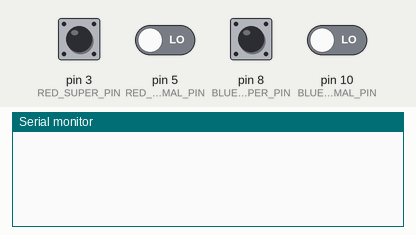
This sketch was run on a simulated Arduino Uno, built with avr-gcc and run on an emulated ATmega328P. Shown: the last lines printed to the serial monitor. The test bench sets the inputs (shaded band); at power-on: pin 3 (RED_SUPER_PIN), pin 5 (RED_NORMAL_PIN), pin 8 (BLUE_SUPER_PIN), pin 10 (BLUE_NORMAL_PIN) LOW.

Above: at 1.2 s.
1.3 s: pin 3 (RED_SUPER_PIN) pulled HIGH for 0.15 s
At 2.2 s:
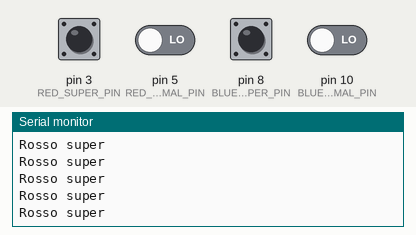
2.9 s: pin 5 (RED_NORMAL_PIN) driven HIGH
At 4.0 s:
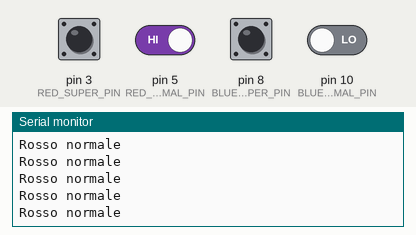
4.8 s: pin 8 (BLUE_SUPER_PIN) pulled HIGH for 0.15 s
6.4 s: pin 10 (BLUE_NORMAL_PIN) driven HIGH
At 7.3 s:
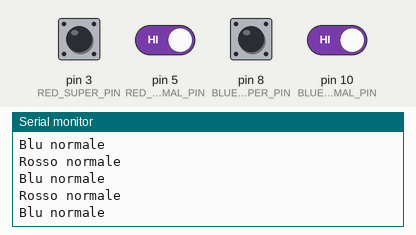

Measured:
- after the input at 1.3 s, the serial monitor: prints a new line at once (image 1)
- after the input at 2.9 s, the serial monitor: prints a new line at once (image 2)
- after the input at 6.4 s, the serial monitor: prints a new line after 0.08 s (image 3)

The sketch:

easy_subotto_read.ino
```cpp
#define BLUE_NORMAL_PIN 10
#define BLUE_SUPER_PIN 8
#define RED_NORMAL_PIN 5
#define RED_SUPER_PIN 3

void setup()
{
  pinMode(BLUE_NORMAL_PIN,INPUT);
  pinMode(BLUE_SUPER_PIN,INPUT);
  pinMode(RED_NORMAL_PIN,INPUT);
  pinMode(RED_SUPER_PIN,INPUT);
  Serial.begin(9600);
}

void loop()
{
  if (digitalRead(BLUE_NORMAL_PIN))
  {
    Serial.println("Blu normale");
  }
  if (digitalRead(BLUE_SUPER_PIN))
  {
    Serial.println("Blu super");
  }
  if (digitalRead(RED_NORMAL_PIN))
  {
    Serial.println("Rosso normale");
  }
  if (digitalRead(RED_SUPER_PIN))
  {
    Serial.println("Rosso super");
  }
  //delay(50);
}
```
